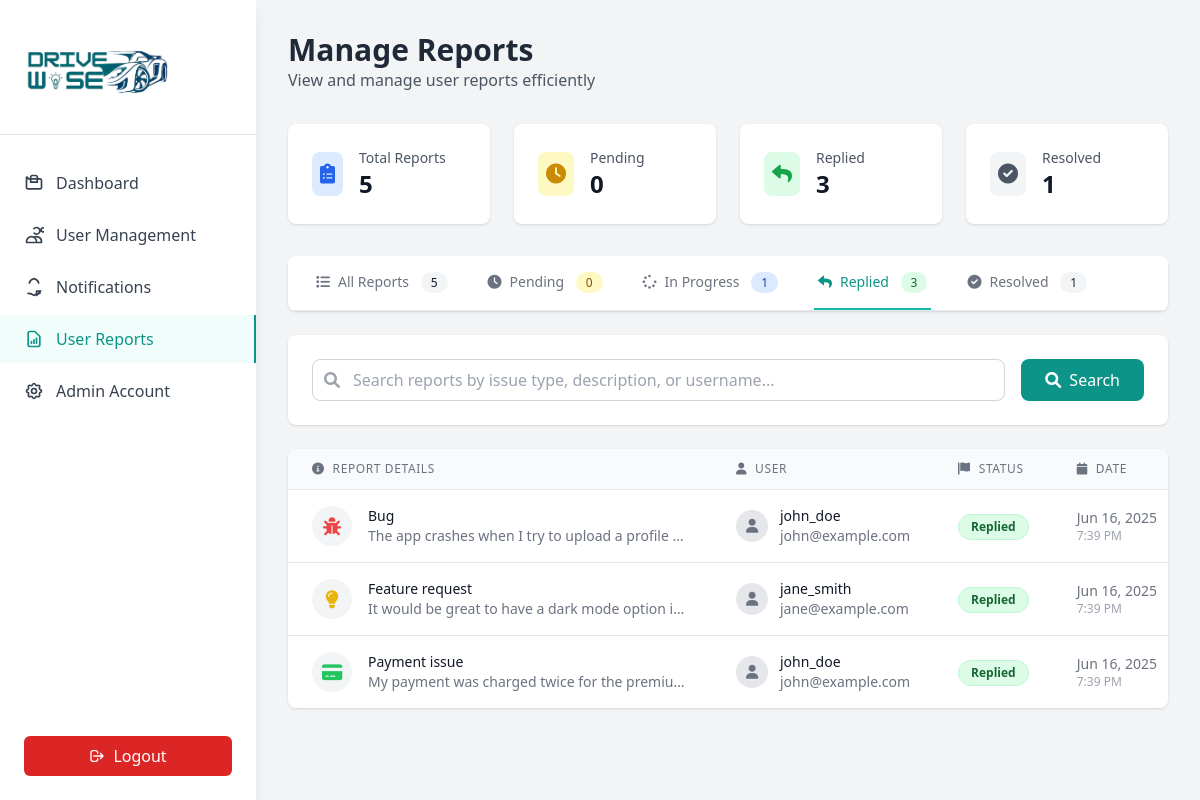
The page /reports.php?status=replied (signed in) on the database its author committed.
### tables this page shows
CREATE TABLE `reports` (
  `id` int(11) NOT NULL,
  `user_id` int(11) DEFAULT NULL,
  `issue_type` enum('bug','feature_request','account_issue','payment_issue','technical_support','other') NOT NULL,
  `description` text NOT NULL,
  `screenshot_path` varchar(255) DEFAULT NULL,
  `status` enum('pending','in_progress','replied','resolved') DEFAULT 'pending',
  `created_at` timestamp NOT NULL DEFAULT current_timestamp(),
  `updated_at` timestamp NOT NULL DEFAULT current_timestamp() ON UPDATE current_timestamp(),
  `notification_read` tinyint(1) DEFAULT 0,
  `notification_read_at` timestamp NULL DEFAULT NULL
);

CREATE TABLE `users` (
  `id` int(11) NOT NULL,
  `username` varchar(50) NOT NULL,
  `email` varchar(100) NOT NULL,
  `birthday` date DEFAULT NULL,
  `play_time` int(11) DEFAULT 0,
  `quizzes_passed` int(11) DEFAULT 0,
  `modules_done` int(11) DEFAULT 0,
  `points_earned` int(11) DEFAULT 0,
  `created_at` timestamp NOT NULL DEFAULT current_timestamp(),
  `updated_at` timestamp NOT NULL DEFAULT current_timestamp() ON UPDATE current_timestamp(),
  `notification_read` tinyint(1) DEFAULT 0,
  `notification_read_at` timestamp NULL DEFAULT NULL
);

### reports.php (the view, shortened to what this page needs)
<?php
require_once 'includes/auth.php';
$statusFilter = $_GET['status'] ?? 'all';
$searchTerm = $_GET['search'] ?? '';
$sql = "SELECT r.*, u.username, u.email
        FROM reports r
        LEFT JOIN users u ON r.user_id = u.id
        WHERE 1=1";
$params = [];
if ($statusFilter !== 'all') {
    $sql .= " AND r.status = ?";
    $params[] = $statusFilter;
}
$sql .= " ORDER BY r.created_at DESC";
$stmt = $pdo->prepare($sql);
$stmt->execute($params);
$reports = $stmt->fetchAll();
$statusCounts = [];
$countStmt = $pdo->query("SELECT status, COUNT(*) as count FROM reports GROUP BY status");
while ($row = $countStmt->fetch()) {
    $statusCounts[$row['status']] = $row['count'];
}
?>
<!DOCTYPE html>
<html lang="en">
<head>
    <script src="https://cdn.tailwindcss.com"></script>
    <link href="https://cdnjs.cloudflare.com/ajax/libs/font-awesome/6.0.0/css/all.min.css" rel="stylesheet">
</head>
<body class="bg-gray-100">
    <?php include 'includes/sidebar.php'; ?>
    <div class="ml-64 p-8">
        <div class="mb-8">
            <h1 class="text-3xl font-bold text-gray-800">Manage Reports</h1>
            <p class="text-gray-600">View and manage user reports efficiently</p>
        </div>
        <div class="grid grid-cols-1 md:grid-cols-4 gap-6 mb-8">
            <div class="bg-white rounded-lg shadow p-6">
                <div class="flex items-center">
                    <div class="p-2 bg-blue-100 rounded-lg">
                        <i class="fas fa-clipboard-list text-blue-600 text-xl"></i>
                    </div>
                    <div class="ml-4">
                        <p class="text-sm font-medium text-gray-600">Total Reports</p>
                        <p class="text-2xl font-bold text-gray-900"><?php echo array_sum($statusCounts); ?></p>
                    </div>
                </div>
            </div>
            <div class="bg-white rounded-lg shadow p-6">
                <div class="flex items-center">
                    <div class="p-2 bg-yellow-100 rounded-lg">
                        <i class="fas fa-clock text-yellow-600 text-xl"></i>
                    </div>
                    <div class="ml-4">
                        <p class="text-sm font-medium text-gray-600">Pending</p>
                        <p class="text-2xl font-bold text-gray-900"><?php echo $statusCounts['pending'] ?? 0; ?></p>
                    </div>
                </div>
            </div>
            <div class="bg-white rounded-lg shadow p-6">
                <div class="flex items-center">
                    <div class="p-2 bg-green-100 rounded-lg">
                        <i class="fas fa-reply text-green-600 text-xl"></i>
                    </div>
                    <div class="ml-4">
                        <p class="text-sm font-medium text-gray-600">Replied</p>
                        <p class="text-2xl font-bold text-gray-900"><?php echo $statusCounts['replied'] ?? 0; ?></p>
                    </div>
                </div>
            </div>
            <div class="bg-white rounded-lg shadow p-6">
                <div class="flex items-center">
                    <div class="p-2 bg-gray-100 rounded-lg">
                        <i class="fas fa-check-circle text-gray-600 text-xl"></i>
                    </div>
                    <div class="ml-4">
                        <p class="text-sm font-medium text-gray-600">Resolved</p>
                        <p class="text-2xl font-bold text-gray-900"><?php echo $statusCounts['resolved'] ?? 0; ?></p>
                    </div>
                </div>
            </div>
        </div>
        <div class="bg-white rounded-lg shadow mb-6">
            <div class="border-b border-gray-200">
                <nav class="flex space-x-8 px-6">
                    <a href="?status=all" class="<?php echo $statusFilter === 'all' ? 'border-teal-500 text-teal-600' : 'border-transparent text-gray-500 hover:text-gray-700'; ?> whitespace-nowrap py-4 px-1 border-b-2 font-medium text-sm transition-colors">
                        <i class="fas fa-list mr-2"></i>All Reports
                        <span class="ml-2 bg-gray-100 text-gray-900 py-0.5 px-2.5 rounded-full text-xs">
                            <?php echo array_sum($statusCounts); ?>
                        </span>
                    </a>
                    <a href="?status=pending" class="<?php echo $statusFilter === 'pending' ? 'border-teal-500 text-teal-600' : 'border-transparent text-gray-500 hover:text-gray-700'; ?> whitespace-nowrap py-4 px-1 border-b-2 font-medium text-sm transition-colors">
                        <i class="fas fa-clock mr-2"></i>Pending
                        <span class="ml-2 bg-yellow-100 text-yellow-800 py-0.5 px-2.5 rounded-full text-xs">
                            <?php echo $statusCounts['pending'] ?? 0; ?>
                        </span>
                    </a>
                    <a href="?status=in_progress" class="<?php echo $statusFilter === 'in_progress' ? 'border-teal-500 text-teal-600' : 'border-transparent text-gray-500 hover:text-gray-700'; ?> whitespace-nowrap py-4 px-1 border-b-2 font-medium text-sm transition-colors">
                        <i class="fas fa-spinner mr-2"></i>In Progress
                        <span class="ml-2 bg-blue-100 text-blue-800 py-0.5 px-2.5 rounded-full text-xs">
                            <?php echo $statusCounts['in_progress'] ?? 0; ?>
                        </span>
                    </a>
                    <a href="?status=replied" class="<?php echo $statusFilter === 'replied' ? 'border-teal-500 text-teal-600' : 'border-transparent text-gray-500 hover:text-gray-700'; ?> whitespace-nowrap py-4 px-1 border-b-2 font-medium text-sm transition-colors">
                        <i class="fas fa-reply mr-2"></i>Replied
                        <span class="ml-2 bg-green-100 text-green-800 py-0.5 px-2.5 rounded-full text-xs">
                            <?php echo $statusCounts['replied'] ?? 0; ?>
                        </span>
                    </a>
                    <a href="?status=resolved" class="<?php echo $statusFilter === 'resolved' ? 'border-teal-500 text-teal-600' : 'border-transparent text-gray-500 hover:text-gray-700'; ?> whitespace-nowrap py-4 px-1 border-b-2 font-medium text-sm transition-colors">
                        <i class="fas fa-check-circle mr-2"></i>Resolved
                        <span class="ml-2 bg-gray-100 text-gray-800 py-0.5 px-2.5 rounded-full text-xs">
                            <?php echo $statusCounts['resolved'] ?? 0; ?>
                        </span>
                    </a>
                </nav>
            </div>
        </div>
        <div class="bg-white rounded-lg shadow mb-6 p-6">
            <form method="GET" class="flex gap-4">
                <div class="flex-1 relative">
                    <div class="absolute inset-y-0 left-0 pl-3 flex items-center pointer-events-none">
                    </div>
                    <input type="text" name="search" value="<?php echo htmlspecialchars($searchTerm); ?>"
                           placeholder="Search reports by issue type, description, or username..."
                           class="w-full pl-10 pr-4 py-2 border border-gray-300 rounded-lg focus:ring-2 focus:ring-teal-500 focus:border-transparent transition-colors">
                </div>
                <button type="submit" class="bg-teal-600 text-white px-6 py-2 rounded-lg hover:bg-teal-700 transition-colors">
                    <i class="fas fa-search mr-2"></i>Search
                </button>
            </form>
        </div>
        <div class="bg-white rounded-lg shadow overflow-hidden">
            <?php if (empty($reports)): ?>
                <div class="p-12 text-center">
                    <div class="w-24 h-24 mx-auto mb-4 bg-gray-100 rounded-full flex items-center justify-center">
                        <i class="fas fa-inbox text-4xl text-gray-400"></i>
                    </div>
                    <h3 class="text-lg font-medium text-gray-900 mb-2">No reports found</h3>
                    <p class="text-gray-500">No reports match your current filters.</p>
                </div>
            <?php else: ?>
                <div class="overflow-x-auto">
                    <table class="min-w-full divide-y divide-gray-200">
                        <thead class="bg-gray-50">
                            <tr>
                                <th class="px-6 py-3 text-left text-xs font-medium text-gray-500 uppercase tracking-wider">
                                    <i class="fas fa-info-circle mr-2"></i>Report Details
                                </th>
                                <th class="px-6 py-3 text-left text-xs font-medium text-gray-500 uppercase tracking-wider">
                                    <i class="fas fa-user mr-2"></i>User
                                </th>
                                <th class="px-6 py-3 text-left text-xs font-medium text-gray-500 uppercase tracking-wider">
                                    <i class="fas fa-flag mr-2"></i>Status
                                </th>
                                <th class="px-6 py-3 text-left text-xs font-medium text-gray-500 uppercase tracking-wider">
                                    <i class="fas fa-calendar mr-2"></i>Date
                                </th>
                            </tr>
                        </thead>
                        <tbody class="bg-white divide-y divide-gray-200">
                            <?php foreach ($reports as $report): ?>
                                <tr class="hover:bg-gray-50 transition-colors">
                                    <td class="px-6 py-4">
                                        <div class="flex items-start">
                                            <div class="flex-shrink-0">
                                                <?php
                                                $iconClass = match($report['issue_type']) {
                                                    'bug' => 'fas fa-bug text-red-500',
                                                    'feature_request' => 'fas fa-lightbulb text-yellow-500',
                                                    'account_issue' => 'fas fa-user-cog text-blue-500',
                                                    'payment_issue' => 'fas fa-credit-card text-green-500',
                                                    'technical_support' => 'fas fa-tools text-purple-500',
                                                    default => 'fas fa-question-circle text-gray-500'
                                                };
                                                ?>
                                                <div class="w-10 h-10 rounded-full bg-gray-100 flex items-center justify-center">
                                                    <i class="<?php echo $iconClass; ?> text-lg"></i>
                                                </div>
                                            </div>
                                            <div class="ml-4">
                                                <div class="text-sm font-medium text-gray-900">
                                                    <?php echo ucfirst(str_replace('_', ' ', $report['issue_type'])); ?>
                                                </div>
                                                <div class="text-sm text-gray-500 max-w-xs truncate">
                                                    <?php echo htmlspecialchars($report['description']); ?>
                                                </div>
                                            </div>
                                        </div>
                                    </td>
                                    <td class="px-6 py-4 whitespace-nowrap">
                                        <div class="flex items-center">
                                            <div class="w-8 h-8 bg-gray-200 rounded-full flex items-center justify-center">
                                                <i class="fas fa-user text-gray-500 text-sm"></i>
                                            </div>
                                            <div class="ml-3">
                                                <div class="text-sm font-medium text-gray-900"><?php echo htmlspecialchars($report['username'] ?? 'Unknown'); ?></div>
                                                <div class="text-sm text-gray-500"><?php echo htmlspecialchars($report['email'] ?? ''); ?></div>
                                            </div>
                                        </div>
                                    </td>
                                    <td class="px-6 py-4 whitespace-nowrap">
                                        <?php
                                        $statusClasses = [
                                            'pending' => 'bg-yellow-100 text-yellow-800 border-yellow-200',
                                            'in_progress' => 'bg-blue-100 text-blue-800 border-blue-200',
                                            'replied' => 'bg-green-100 text-green-800 border-green-200',
                                            'resolved' => 'bg-gray-100 text-gray-800 border-gray-200'
                                        ];
                                        $statusClass = $statusClasses[$report['status']] ?? 'bg-gray-100 text-gray-800 border-gray-200';
                                        ?>
                                        <span class="inline-flex px-3 py-1 text-xs font-semibold rounded-full border <?php echo $statusClass; ?>">
                                            <?php echo ucfirst(str_replace('_', ' ', $report['status'])); ?>
                                        </span>
                                    </td>
                                    <td class="px-6 py-4 whitespace-nowrap text-sm text-gray-500">
                                        <div class="flex flex-col">
                                            <span class="font-medium"><?php echo date('M j, Y', strtotime($report['created_at'])); ?></span>
                                            <span class="text-xs text-gray-400"><?php echo date('g:i A', strtotime($report['created_at'])); ?></span>
                                        </div>
                                    </td>
                                </tr>
                            <?php endforeach; ?>
                        </tbody>
                    </table>
                </div>
            <?php endif; ?>
        </div>
    </div>
</body>
</html>

### rows shown on the page
reports: issue_type "Bug", description "The app crashes when I try to upload a profile…", user.username "john_doe", user.email "john@example.com", status "Replied", created_at "Jun 16, 2025", created_at "7:39 PM"
reports: issue_type "Feature request", description "It would be great to have a dark mode option i…", user.username "jane_smith", user.email "jane@example.com", status "Replied", created_at "Jun 16, 2025", created_at "7:39 PM"
reports: issue_type "Payment issue", description "My payment was charged twice for the premiu…", user.username "john_doe", user.email "john@example.com", status "Replied", created_at "Jun 16, 2025", created_at "7:39 PM"

### other values the page prints
array_sum($statusCounts) "5"
$statusCounts['pending'] "0"
$statusCounts['replied'] "3"
$statusCounts['resolved'] "1"
$statusCounts['in_progress'] "1"
